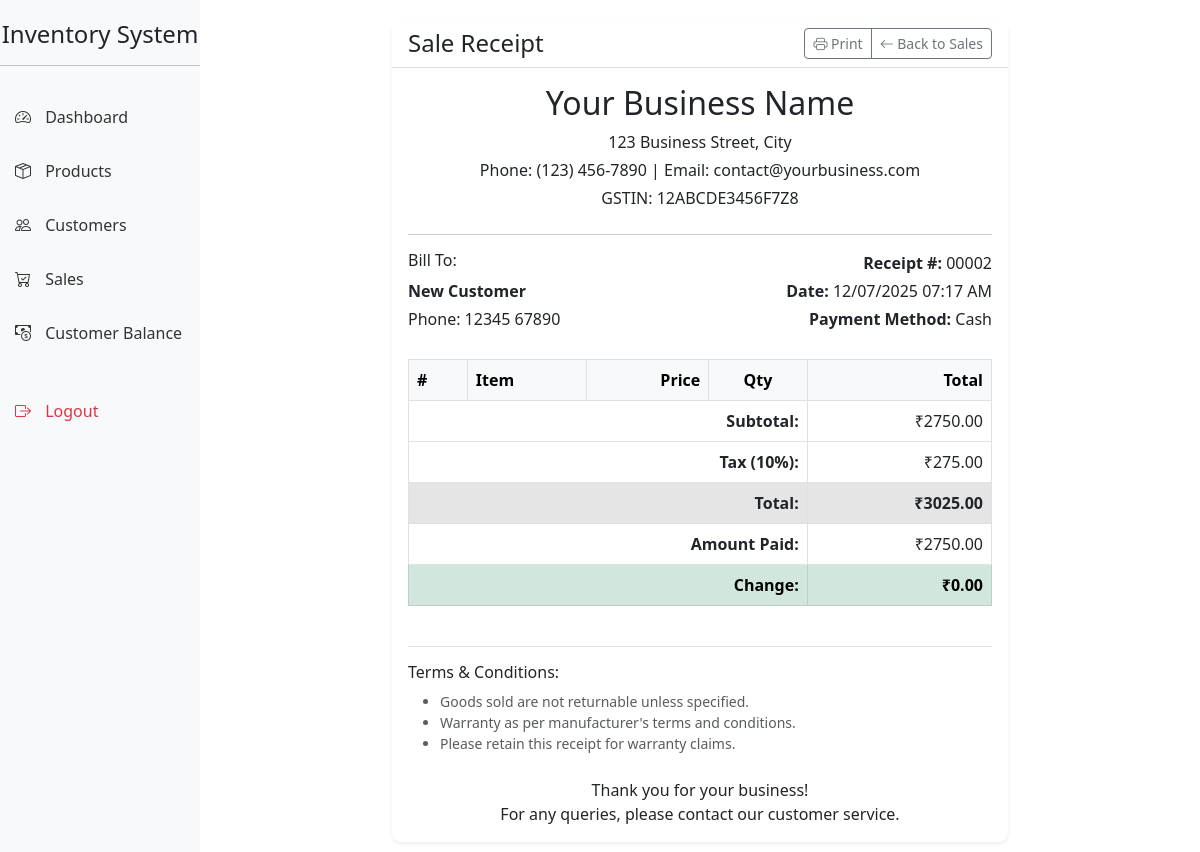
Screenshot of /sale/receipt/2 (signed in) with the database file from the repository.
### app.py (models this page shows)
class Customer(db.Model):
    id = db.Column(db.Integer, primary_key=True)
    name = db.Column(db.String(100), nullable=False)
    phone = db.Column(db.String(20))
    address = db.Column(db.String(200))
    gst_number = db.Column(db.String(15))  # 15 characters for GSTIN format: 22AAAAA0000A1Z5
    balance = db.Column(db.Float, default=0.0)

class Sale(db.Model):
    id = db.Column(db.Integer, primary_key=True)
    customer_id = db.Column(db.Integer, db.ForeignKey('customer.id'))
    date = db.Column(db.DateTime, default=datetime.utcnow)
    total_amount = db.Column(db.Float, nullable=False)
    amount_paid = db.Column(db.Float, nullable=False)
    payment_method = db.Column(db.String(20), nullable=False)  # 'cash' or 'cheque'
    balance = db.Column(db.Float, default=0.0)  # Remaining balance to be paid
    customer = db.relationship('Customer', backref=db.backref('sales', lazy=True))

### app.py (the view)
@app.route('/sale/receipt/<int:sale_id>')
@login_required
def view_receipt(sale_id):
    sale = Sale.query.get_or_404(sale_id)
    return render_template('receipt.html', sale=sale)

### app.py (called while the page is built)
@login_manager.user_loader
def load_user(user_id):
    return db.session.get(User, int(user_id))

### templates/receipt.html (shortened to what this page needs)
{% extends "base.html" %}
{% block content %}
<div class="container">
    <div class="row justify-content-center">
        <div class="col-md-8">
            <div class="card shadow-sm mb-4">
                <div class="card-header bg-white">
                    <div class="d-flex justify-content-between align-items-center">
                        <h4 class="mb-0">Sale Receipt</h4>
                        <div class="btn-group">
                            <button onclick="window.print()" class="btn btn-outline-secondary btn-sm">
                                <i class="bi bi-printer"></i> Print
                            </button>
                            <a href="{{ url_for('sales') }}" class="btn btn-outline-secondary btn-sm">
                                <i class="bi bi-arrow-left"></i> Back to Sales
                            </a>
                        </div>
                    </div>
                </div>
                <div class="card-body">
                    <div class="text-center mb-4">
                        <h2>Your Business Name</h2>
                        <p class="mb-1">123 Business Street, City</p>
                        <p class="mb-1">Phone: (123) 456-7890 | Email: contact@yourbusiness.com</p>
                        <p class="mb-0">GSTIN: 12ABCDE3456F7Z8</p>
                    </div>
                    <hr>
                    <div class="row mb-4">
                        <div class="col-md-6">
                            <h6>Bill To:</h6>
                            <p class="mb-1"><strong>{{ sale.customer.name }}</strong></p>
                            {% if sale.customer.phone %}
                            <p class="mb-1">Phone: {{ sale.customer.phone }}</p>
                            {% endif %}
                        </div>
                        <div class="col-md-6 text-md-end">
                            <p class="mb-1"><strong>Receipt #:</strong> {{ '%05d' % sale.id }}</p>
                            <p class="mb-1"><strong>Date:</strong> {{ sale.date.strftime('%d/%m/%Y %I:%M %p') }}</p>
                            <p class="mb-1"><strong>Payment Method:</strong> {{ sale.payment_method|title }}</p>
                        </div>
                    </div>
                    <div class="table-responsive mb-4">
                        <table class="table table-bordered">
                            <thead class="table-light">
                                <tr>
                                    <th>#</th>
                                    <th>Item</th>
                                    <th class="text-end">Price</th>
                                    <th class="text-center">Qty</th>
                                    <th class="text-end">Total</th>
                                </tr>
                            </thead>
                            <tfoot>
                                <tr>
                                    <td colspan="4" class="text-end"><strong>Subtotal:</strong></td>
                                    <td class="text-end">₹{{ '%.2f'|format(sale.total_amount) }}</td>
                                </tr>
                                <tr>
                                    <td colspan="4" class="text-end"><strong>Tax (10%):</strong></td>
                                    <td class="text-end">₹{{ '%.2f'|format(sale.total_amount * 0.1) }}</td>
                                </tr>
                                <tr class="table-active">
                                    <td colspan="4" class="text-end"><strong>Total:</strong></td>
                                    <td class="text-end"><strong>₹{{ '%.2f'|format(sale.total_amount * 1.1) }}</strong></td>
                                </tr>
                                <tr>
                                    <td colspan="4" class="text-end"><strong>Amount Paid:</strong></td>
                                    <td class="text-end">₹{{ '%.2f'|format(sale.amount_paid) }}</td>
                                </tr>
                                <tr class="table-{% if sale.balance > 0 %}warning{% else %}success{% endif %}">
                                    <td colspan="4" class="text-end">
                                        <strong>{% if sale.balance > 0 %}Balance Due:{% else %}Change:{% endif %}</strong>
                                    </td>
                                    <td class="text-end">
                                        <strong>₹{{ '%.2f'|format(sale.balance|abs) }}</strong>
                                    </td>
                                </tr>
                            </tfoot>
                        </table>
                    </div>
                    <div class="border-top pt-3">
                        <h6>Terms & Conditions:</h6>
                        <ul class="small text-muted mb-0">
                            <li>Goods sold are not returnable unless specified.</li>
                            <li>Warranty as per manufacturer's terms and conditions.</li>
                            <li>Please retain this receipt for warranty claims.</li>
                        </ul>
                    </div>
                    <div class="text-center mt-4">
                        <p class="mb-0">Thank you for your business!</p>
                        <p class="mb-0">For any queries, please contact our customer service.</p>
                    </div>
                </div>
            </div>
        </div>
    </div>
</div>
{% endblock %}

### templates/base.html (style rules this page uses)
.card { margin-bottom: 20px; border: none; border-radius: 10px; box-shadow: 0 0 15px rgba(0,0,0,0.05); }
.card-header { background-color: #fff; border-bottom: 1px solid rgba(0,0,0,.125); font-weight: 600; }
.table th { font-weight: 600; background-color: #f8f9fa; }

### rows the page displays
Customer: customer.name "New Customer", customer.phone "12345 67890"
Sale: id "00002", date "12/07/2025 07:17 AM", payment_method "Cash", total_amount "2750.00", sale.total_amount*0.1 "275.00", sale.total_amount*1.1 "3025.00", amount_paid "2750.00", balance|abs "0.00"
